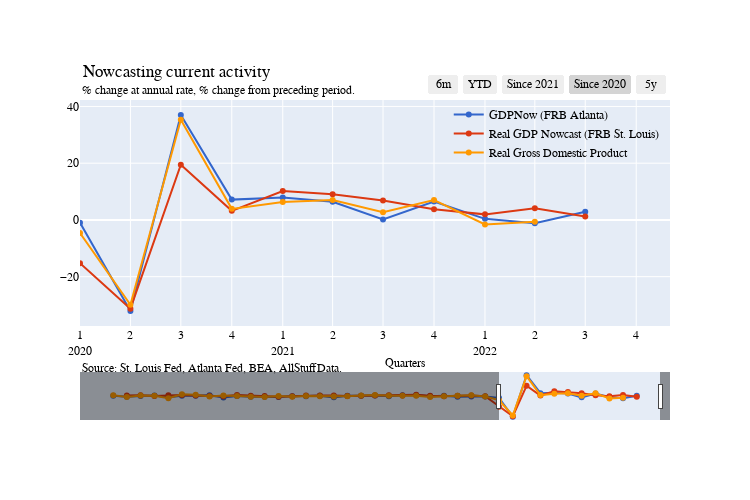

The notebook cell this image was saved under:
### Code cell
# plotly express
fig = px.line(
    final,
    x='Quarters', 
    y='value', 
    color='Index',
    title="Nowcasting current activity",
    width=750, 
    height=500,
    labels=dict(value="",Quarters=""),
    markers=True,
    color_discrete_sequence=px.colors.qualitative.G10
)

fig.update_layout(
    font_family="Marion",
    font_color="black",
    title_font_family="Marion",
#     title_font_color="red",
#     legend_title_font_color="green"
)
fig.update_xaxes(rangeslider_visible=True
                 ,range=[datetime.date(2020, 1, 1), datetime.date(2022, 12, 1)]
                 )

fig.update_xaxes(
    rangeslider_visible=True,
    rangeselector=dict(
        buttons=list([
            dict(count=6, label="6m", step="month", stepmode="backward"),
            dict(count=1, label="YTD", step="year", stepmode="todate"),
            dict(count=2, label="Since 2021", step="year", stepmode="todate"),
            dict(count=3, label="Since 2020", step="year", stepmode="todate"),
            dict(count=5, label="5y", step="year", stepmode="backward"),
#             dict(count=10, label="10y", step="year", stepmode="backward"),
#             dict(step="all")
        ]),
        x=0.59
    )
)

fig.update_xaxes(
    dtick="M3",
    tickformat="%q\n%Y",
)
fig.update_layout(legend={'title_text':''})

fig.update_layout(legend=dict(
    yanchor="top",
    y=1,
    xanchor="left",
    x=0.625
))

#Source
fig.add_annotation(
    x=0, 
    y=-0.22, 
    xref='paper',
    yref='paper',
    text="Source: St. Louis Fed, Atlanta Fed, BEA, AllStuffData.",
    showarrow=False,
)

#X-Axis
fig.add_annotation(
    x=0.55, 
    y=-0.2, 
    xref='paper',
    yref='paper',
    text="Quarters",
    showarrow=False,
)

# Y-Axis
fig.add_annotation(
    x=0, 
    y=1.08, 
    xref='paper',
    yref='paper',
    text="% change at annual rate, % change from preceding period.",
    showarrow=False,
)

# Title
fig.update_layout(title_y=0.87,title_x=0.11)

#Legend- Color
fig.update_layout(legend = dict(bgcolor = 'rgba(0,0,0,0)'))

fig.show()
fig.write_html("../dashboards/gdp_nowcasts.html")

### Figure 1 — Plotly figure (JSON) as saved in the notebook; plotly's stock layout.template omitted (floating-point values rounded to 4 significant figures)
{"data": [{"hovertemplate": "Index=GDPNow (FRB Atlanta)<br>=%{y}<extra></extra>", "legendgroup": "GDPNow (FRB Atlanta)", "line": {"color": "#3366CC", "dash": "solid"}, "marker": {"symbol": "circle"}, "mode": "markers+lines", "name": "GDPNow (FRB Atlanta)", "orientation": "v", "showlegend": true, "type": "scatter", "x": ["2013-01-01T00:00:00", "2013-04-01T00:00:00", "2013-07-01T00:00:00", "2013-10-01T00:00:00", "2014-01-01T00:00:00", "2014-04-01T00:00:00", "2014-07-01T00:00:00", "2014-10-01T00:00:00", "2015-01-01T00:00:00", "2015-04-01T00:00:00", "2015-07-01T00:00:00", "2015-10-01T00:00:00", "2016-01-01T00:00:00", "2016-04-01T00:00:00", "2016-07-01T00:00:00", "2016-10-01T00:00:00", "2017-01-01T00:00:00", "2017-04-01T00:00:00", "2017-07-01T00:00:00", "2017-10-01T00:00:00", "2018-01-01T00:00:00", "2018-04-01T00:00:00", "2018-07-01T00:00:00", "2018-10-01T00:00:00", "2019-01-01T00:00:00", "2019-04-01T00:00:00", "2019-07-01T00:00:00", "2019-10-01T00:00:00", "2020-01-01T00:00:00", "2020-04-01T00:00:00", "2020-07-01T00:00:00", "2020-10-01T00:00:00", "2021-01-01T00:00:00", "2021-04-01T00:00:00", "2021-07-01T00:00:00", "2021-10-01T00:00:00", "2022-01-01T00:00:00", "2022-04-01T00:00:00", "2022-07-01T00:00:00"], "xaxis": "x", "y": [2.872, 1.3, 2.323, 3.125, 0.3489, 2.667, 2.7, 3.492, 0.0988, 2.433, 1.064, 1.018, 0.6209, 1.833, 2.095, 2.881, 0.1699, 2.819, 2.718, 3.406, 1.983, 3.822, 3.554, 1.847, 2.671, 1.333, 1.675, 1.739, -0.9691, -32.08, 36.97, 7.16, 7.869, 6.426, 0.195, 6.499, 0.3728, -1.2, 2.852], "yaxis": "y"}, {"hovertemplate": "Index=Real GDP Nowcast (FRB St. Louis)<br>=%{y}<extra></extra>", "legendgroup": "Real GDP Nowcast (FRB St. Louis)", "line": {"color": "#DC3912", "dash": "solid"}, "marker": {"symbol": "circle"}, "mode": "markers+lines", "name": "Real GDP Nowcast (FRB St. Louis)", "orientation": "v", "showlegend": true, "type": "scatter", "x": ["2013-01-01T00:00:00", "2013-04-01T00:00:00", "2013-07-01T00:00:00", "2013-10-01T00:00:00", "2014-01-01T00:00:00", "2014-04-01T00:00:00", "2014-07-01T00:00:00", "2014-10-01T00:00:00", "2015-01-01T00:00:00", "2015-04-01T00:00:00", "2015-07-01T00:00:00", "2015-10-01T00:00:00", "2016-01-01T00:00:00", "2016-04-01T00:00:00", "2016-07-01T00:00:00", "2016-10-01T00:00:00", "2017-01-01T00:00:00", "2017-04-01T00:00:00", "2017-07-01T00:00:00", "2017-10-01T00:00:00", "2018-01-01T00:00:00", "2018-04-01T00:00:00", "2018-07-01T00:00:00", "2018-10-01T00:00:00", "2019-01-01T00:00:00", "2019-04-01T00:00:00", "2019-07-01T00:00:00", "2019-10-01T00:00:00", "2020-01-01T00:00:00", "2020-04-01T00:00:00", "2020-07-01T00:00:00", "2020-10-01T00:00:00", "2021-01-01T00:00:00", "2021-04-01T00:00:00", "2021-07-01T00:00:00", "2021-10-01T00:00:00", "2022-01-01T00:00:00", "2022-04-01T00:00:00", "2022-07-01T00:00:00"], "xaxis": "x", "y": [null, 3.09, 3.52, 2.61, 3.81, 4.17, 3.25, 2.33, 2.01, 4.09, 3.01, 2.59, 1.07, 2.2, 3.08, 3.17, 3.18, 2.39, 2.92, 3.47, 3.5, 3.37, 4.4, 2.89, 1.89, 2.9, 3.16, 2.1, -15.26, -31.28, 19.45, 3.2, 10.18, 9.03, 6.85, 3.75, 1.96, 4.1, 1.17], "yaxis": "y"}, {"hovertemplate": "Index=Real Gross Domestic Product<br>=%{y}<extra></extra>", "legendgroup": "Real Gross Domestic Product", "line": {"color": "#FF9900", "dash": "solid"}, "marker": {"symbol": "circle"}, "mode": "markers+lines", "name": "Real Gross Domestic Product", "orientation": "v", "showlegend": true, "type": "scatter", "x": ["2013-01-01T00:00:00", "2013-04-01T00:00:00", "2013-07-01T00:00:00", "2013-10-01T00:00:00", "2014-01-01T00:00:00", "2014-04-01T00:00:00", "2014-07-01T00:00:00", "2014-10-01T00:00:00", "2015-01-01T00:00:00", "2015-04-01T00:00:00", "2015-07-01T00:00:00", "2015-10-01T00:00:00", "2016-01-01T00:00:00", "2016-04-01T00:00:00", "2016-07-01T00:00:00", "2016-10-01T00:00:00", "2017-01-01T00:00:00", "2017-04-01T00:00:00", "2017-07-01T00:00:00", "2017-10-01T00:00:00", "2018-01-01T00:00:00", "2018-04-01T00:00:00", "2018-07-01T00:00:00", "2018-10-01T00:00:00", "2019-01-01T00:00:00", "2019-04-01T00:00:00", "2019-07-01T00:00:00", "2019-10-01T00:00:00", "2020-01-01T00:00:00", "2020-04-01T00:00:00", "2020-07-01T00:00:00", "2020-10-01T00:00:00", "2021-01-01T00:00:00", "2021-04-01T00:00:00", "2021-07-01T00:00:00", "2021-10-01T00:00:00", "2022-01-01T00:00:00", "2022-04-01T00:00:00", "2022-07-01T00:00:00"], "xaxis": "x", "y": [3.5, 0.6, 3.2, 2.9, -1.4, 5.2, 4.7, 1.8, 3.3, 2.3, 1.3, 0.6, 2.4, 1.2, 2.4, 2, 1.7, 2, 3.4, 4.1, 2.8, 2.8, 2.9, 0.7, 2.2, 2.7, 3.6, 1.8, -4.6, -29.9, 35.3, 3.9, 6.3, 7, 2.7, 7, -1.6, -0.6, null], "yaxis": "y"}], "layout": {"annotations": [{"showarrow": false, "text": "Source: St. Louis Fed, Atlanta Fed, BEA, AllStuffData.", "x": 0, "xref": "paper", "y": -0.22, "yref": "paper"}, {"showarrow": false, "text": "Quarters", "x": 0.55, "xref": "paper", "y": -0.2, "yref": "paper"}, {"showarrow": false, "text": "% change at annual rate, % change from preceding period.", "x": 0, "xref": "paper", "y": 1.08, "yref": "paper"}], "font": {"color": "black", "family": "Marion"}, "height": 500, "legend": {"bgcolor": "rgba(0, 0, 0, 0)", "title": {"text": ""}, "tracegroupgap": 0, "x": 0.625, "xanchor": "left", "y": 1, "yanchor": "top"}, "title": {"font": {"family": "Marion"}, "text": "Nowcasting current activity", "x": 0.11, "y": 0.87}, "width": 750, "xaxis": {"anchor": "y", "domain": [0, 1], "dtick": "M3", "range": ["2020-01-01", "2022-12-01"], "rangeselector": {"buttons": [{"count": 6, "label": "6m", "step": "month", "stepmode": "backward"}, {"count": 1, "label": "YTD", "step": "year", "stepmode": "todate"}, {"count": 2, "label": "Since 2021", "step": "year", "stepmode": "todate"}, {"count": 3, "label": "Since 2020", "step": "year", "stepmode": "todate"}, {"count": 5, "label": "5y", "step": "year", "stepmode": "backward"}], "x": 0.59}, "rangeslider": {"autorange": true, "range": ["2012-05-25 17:32:08.9398", "2023-02-06 06:27:51.0602"], "visible": true, "yaxis": {"_template": null, "rangemode": "match"}}, "tickformat": "%q\n%Y", "title": {"text": ""}, "type": "date"}, "yaxis": {"anchor": "x", "autorange": true, "domain": [0, 1], "range": [-37.4, 42.29], "title": {"text": ""}, "type": "linear"}}}
